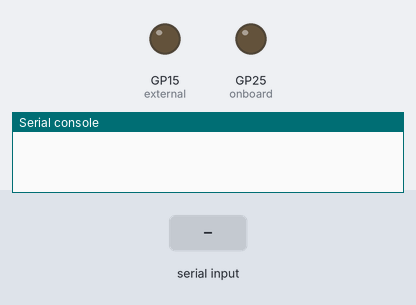
Simulated run of this program. Board: Raspberry Pi Pico running MicroPython. Parts: output pins drawn as LEDs (lit = HIGH), the last lines printed to the serial console. The test bench sets the inputs (shaded band).

Above: at 1.23 s.
1.3 s: "1" typed at the serial console
At 2.1 s:
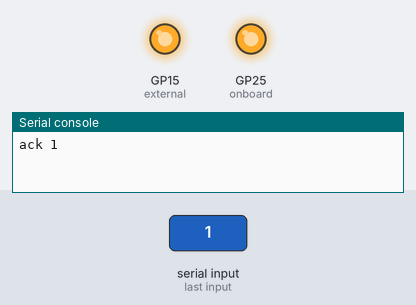
2.8 s: "0" typed at the serial console
At 3.3 s:
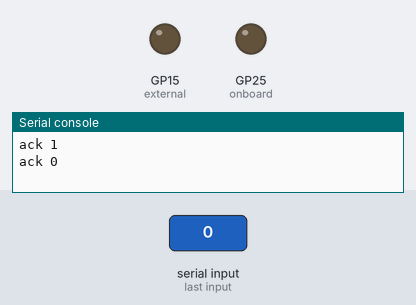
Timing chart, 0 to 5.8 s (numbered marks = the images above; inputs shaded):
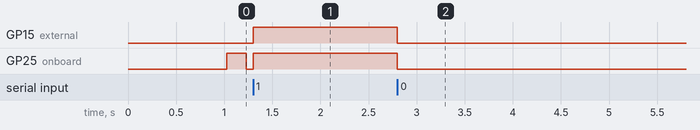

The program:

main.py
```python
"""Minecraft lamp -> physical LED (Raspberry Pi Pico 2 W, MicroPython).

Listens on USB serial (stdin) for single-character commands sent by the
bridge script running on the computer:
    "1"  -> LED on
    "0"  -> LED off

Drives both the onboard LED and an external LED on GP15
(GP15 -> 330 ohm resistor -> LED anode, LED cathode -> GND).

While no command has arrived yet (or the bridge is down for >10s), the
onboard LED does a slow heartbeat blink so you can tell the Pico is alive
but not connected.
"""
import select
import sys
import time

from machine import Pin

onboard = Pin("LED", Pin.OUT)
external = Pin(15, Pin.OUT)

poller = select.poll()
poller.register(sys.stdin, select.POLLIN)

state = None          # None = no data from bridge yet
last_rx = time.ticks_ms()
hb = False

while True:
    if poller.poll(200):
        ch = sys.stdin.read(1)
        if ch in ("0", "1"):
            state = ch == "1"
            last_rx = time.ticks_ms()
            onboard.value(state)
            external.value(state)
            # ack so the bridge can log round-trips
            print("ack", ch)
    stale = time.ticks_diff(time.ticks_ms(), last_rx) > 10_000
    if state is None or stale:
        # heartbeat: short blink every ~1s means "waiting for bridge"
        hb = not hb
        onboard.value(hb and (time.ticks_ms() % 1000) < 200)
        if state is None:
            external.value(0)
```

Measured:
- after the input at 1.3 s, GP15 (external), GP25 (onboard): LOW → HIGH at once
- after the input at 2.8 s, GP15 (external), GP25 (onboard): HIGH → LOW at once
